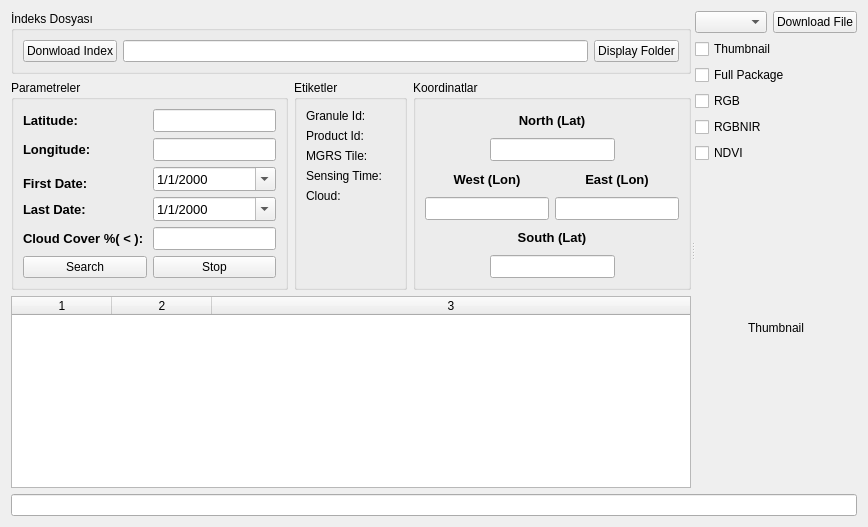
      <widget class="QWidget" name="tab_2_gcs_s2">
       <attribute name="title">
        <string>Sentinel 2</string>
       </attribute>
       <layout class="QGridLayout" name="gridLayout_8">
        <item row="0" column="0">
         <widget class="QSplitter" name="splitter">
          <property name="orientation">
           <enum>Qt::Horizontal</enum>
          </property>
          <widget class="QWidget" name="layoutWidget">
           <layout class="QVBoxLayout" name="verticalLayout_6">
            <item>
             <widget class="QGroupBox" name="groupBox_2">
              <property name="title">
               <string>İndeks Dosyası</string>
              </property>
              <layout class="QHBoxLayout" name="horizontalLayout_8">
               <item>
                <widget class="QPushButton" name="pushButton_DownloadIndex_S2">
                 <property name="text">
                  <string>Donwload Index</string>
                 </property>
                </widget>
               </item>
               <item>
                <widget class="QLineEdit" name="lineEdit_Index_S2"/>
               </item>
               <item>
                <widget class="QPushButton" name="pushButton_ShowIndex_S2">
                 <property name="text">
                  <string>Display Folder</string>
                 </property>
                </widget>
               </item>
              </layout>
             </widget>
            </item>
            <item>
             <layout class="QHBoxLayout" name="horizontalLayout_9">
              <item>
               <widget class="QGroupBox" name="groupBox_Parameters_2">
                <property name="title">
                 <string>Parametreler</string>
                </property>
                <layout class="QGridLayout" name="gridLayout_9">
                 <item row="0" column="0">
                  <widget class="QLabel" name="Label_Lat_S2">
                   <property name="font">
                    <font>
                     <pointsize>10</pointsize>
                     <weight>75</weight>
                     <bold>true</bold>
                    </font>
                   </property>
                   <property name="text">
                    <string>Latitude:</string>
                   </property>
                  </widget>
                 </item>
                 <item row="1" column="0">
                  <widget class="QLabel" name="Label_Lon_S2">
                   <property name="font">
                    <font>
                     <pointsize>10</pointsize>
                     <weight>75</weight>
                     <bold>true</bold>
                    </font>
                   </property>
                   <property name="text">
                    <string>Longitude: </string>
                   </property>
                  </widget>
                 </item>
                 <item row="5" column="1">
                  <widget class="QLineEdit" name="LineEdit_Cloud_S2">
                   <property name="font">
                    <font>
                     <pointsize>10</pointsize>
                    </font>
                   </property>
                   <property name="inputMethodHints">
                    <set>Qt::ImhFormattedNumbersOnly</set>
                   </property>
                  </widget>
                 </item>
                 <item row="4" column="1">
                  <widget class="QDateEdit" name="dateEdit_last_S2">
                   <property name="font">
                    <font>
                     <pointsize>10</pointsize>
                    </font>
                   </property>
                   <property name="displayFormat">
                    <string>d/M/yyyy</string>
                   </property>
                   <property name="calendarPopup">
                    <bool>true</bool>
                   </property>
                  </widget>
                 </item>
                 <item row="5" column="0">
                  <widget class="QLabel" name="Label_Cloud_S2">
                   <property name="font">
                    <font>
                     <pointsize>10</pointsize>
                     <weight>75</weight>
                     <bold>true</bold>
                    </font>
                   </property>
                   <property name="text">
                    <string>Cloud Cover %( &lt; ): </string>
                   </property>
                  </widget>
                 </item>
                 <item row="4" column="0">
                  <widget class="QLabel" name="Label_LastDate_S2">
                   <property name="font">
                    <font>
                     <pointsize>10</pointsize>
                     <weight>75</weight>
                     <bold>true</bold>
                    </font>
                   </property>
                   <property name="text">
                    <string>Last Date:</string>
                   </property>
                  </widget>
                 </item>
                 <item row="1" column="1">
                  <widget class="QLineEdit" name="LineEdit_Lon_S2">
                   <property name="font">
                    <font>
                     <pointsize>10</pointsize>
                    </font>
                   </property>
                   <property name="inputMethodHints">
                    <set>Qt::ImhFormattedNumbersOnly</set>
                   </property>
                  </widget>
                 </item>
                 <item row="0" column="1">
                  <widget class="QLineEdit" name="LineEdit_Lat_S2">
                   <property name="font">
                    <font>
                     <pointsize>10</pointsize>
                    </font>
                   </property>
                   <property name="inputMethodHints">
                    <set>Qt::ImhFormattedNumbersOnly</set>
                   </property>
                  </widget>
                 </item>
                 <item row="3" column="0">
                  <widget class="QLabel" name="Label_FirstDate_S2">
                   <property name="font">
                    <font>
                     <pointsize>10</pointsize>
                     <weight>75</weight>
                     <bold>true</bold>
                    </font>
                   </property>
                   <property name="text">
                    <string>First Date:</string>
                   </property>
                  </widget>
                 </item>
                 <item row="2" column="1" rowspan="2">
                  <widget class="QDateEdit" name="dateEdit_first_S2">
                   <property name="font">
                    <font>
                     <pointsize>10</pointsize>
                    </font>
                   </property>
                   <property name="displayFormat">
                    <string>d/M/yyyy</string>
                   </property>
                   <property name="calendarPopup">
                    <bool>true</bool>
                   </property>
                  </widget>
                 </item>
                 <item row="6" column="0">
                  <widget class="QPushButton" name="pushButton_search_S2">
                   <property name="text">
                    <string>Search</string>
                   </property>
                  </widget>
                 </item>
                 <item row="6" column="1">
                  <widget class="QPushButton" name="pushButton_stop_S2">
                   <property name="text">
                    <string>Stop</string>
                   </property>
                  </widget>
                 </item>
                </layout>
               </widget>
              </item>
              <item>
               <widget class="QGroupBox" name="groupBox_Labels_2">
                <property name="title">
                 <string>Etiketler</string>
                </property>
                <layout class="QHBoxLayout" name="horizontalLayout_10">
                 <item>
                  <layout class="QFormLayout" name="formLayout_2">
                   <item row="0" column="0">
                    <widget class="QLabel" name="Label_SceneId_S2">
                     <property name="text">
                      <string>Granule Id:</string>
                     </property>
                    </widget>
                   </item>
                   <item row="0" column="1">
                    <widget class="QLabel" name="label_1_S2">
                     <property name="layoutDirection">
                      <enum>Qt::LeftToRight</enum>
                     </property>
                     <property name="text">
                      <string/>
                     </property>
                    </widget>
                   </item>
                   <item row="1" column="0">
                    <widget class="QLabel" name="Label_ProductId_S2">
                     <property name="text">
                      <string>Product Id:</string>
                     </property>
                    </widget>
                   </item>
                   <item row="1" column="1">
                    <widget class="QLabel" name="label_2_S2">
                     <property name="text">
                      <string/>
                     </property>
                    </widget>
                   </item>
                   <item row="2" column="0">
                    <widget class="QLabel" name="Label_SpacecraftId_S2">
                     <property name="text">
                      <string>MGRS Tile:</string>
                     </property>
                    </widget>
                   </item>
                   <item row="2" column="1">
                    <widget class="QLabel" name="label_3_S2">
                     <property name="text">
                      <string/>
                     </property>
                    </widget>
                   </item>
                   <item row="3" column="0">
                    <widget class="QLabel" name="Label_SensorId_S2">
                     <property name="text">
                      <string>Sensing Time:</string>
                     </property>
                    </widget>
                   </item>
                   <item row="3" column="1">
                    <widget class="QLabel" name="label_4_S2">
                     <property name="text">
                      <string/>
                     </property>
                    </widget>
                   </item>
                   <item row="4" column="0">
                    <widget class="QLabel" name="Label_CloudCover_S2">
                     <property name="text">
                      <string>Cloud:</string>
                     </property>
                    </widget>
                   </item>
                   <item row="4" column="1">
                    <widget class="QLabel" name="label_5_S2">
                     <property name="text">
                      <string/>
                     </property>
                    </widget>
                   </item>
                  </layout>
                 </item>
                </layout>
               </widget>
              </item>
              <item>
               <widget class="QGroupBox" name="groupBox_Coordinates_2">
                <property name="title">
                 <string>Koordinatlar</string>
                </property>
                <layout class="QGridLayout" name="gridLayout_10">
                 <item row="0" column="0">
                  <layout class="QGridLayout" name="gridLayout_11">
                   <item row="0" column="0">
                    <layout class="QVBoxLayout" name="verticalLayout_7">
                     <item>
                      <widget class="QLabel" name="Label_North_S2">
                       <property name="font">
                        <font>
                         <pointsize>10</pointsize>
                         <weight>75</weight>
                         <bold>true</bold>
                        </font>
                       </property>
                       <property name="text">
                        <string>North (Lat)</string>
                       </property>
                       <property name="alignment">
                        <set>Qt::AlignCenter</set>
                       </property>
                      </widget>
                     </item>
                     <item>
                      <layout class="QHBoxLayout" name="horizontalLayout_11">
                       <item>
                        <spacer name="horizontalSpacer_6">
                         <property name="orientation">
                          <enum>Qt::Horizontal</enum>
                         </property>
                         <property name="sizeHint" stdset="0">
                          <size>
                           <width>40</width>
                           <height>20</height>
                          </size>
                         </property>
                        </spacer>
                       </item>
                       <item>
                        <widget class="QLineEdit" name="LineEdit_North_S2">
                         <property name="font">
                          <font>
                           <pointsize>10</pointsize>
                          </font>
                         </property>
                         <property name="inputMethodHints">
                          <set>Qt::ImhFormattedNumbersOnly</set>
                         </property>
                         <property name="text">
                          <string/>
                         </property>
                        </widget>
                       </item>
                       <item>
                        <spacer name="horizontalSpacer_7">
                         <property name="orientation">
                          <enum>Qt::Horizontal</enum>
                         </property>
                         <property name="sizeHint" stdset="0">
                          <size>
                           <width>40</width>
                           <height>20</height>
                          </size>
                         </property>
                        </spacer>
                       </item>
                      </layout>
                     </item>
                    </layout>
                   </item>
                   <item row="1" column="0">
                    <layout class="QHBoxLayout" name="horizontalLayout_12">
                     <item>
                      <layout class="QVBoxLayout" name="verticalLayout_8">
                       <item>
                        <widget class="QLabel" name="Label_West_S2">
                         <property name="font">
                          <font>
                           <pointsize>10</pointsize>
                           <weight>75</weight>
                           <bold>true</bold>
                          </font>
                         </property>
                         <property name="text">
                          <string>West (Lon)</string>
                         </property>
                         <property name="alignment">
                          <set>Qt::AlignCenter</set>
                         </property>
                        </widget>
                       </item>
                       <item>
                        <widget class="QLineEdit" name="LineEdit_West_S2">
                         <property name="font">
                          <font>
                           <pointsize>10</pointsize>
                          </font>
                         </property>
                         <property name="inputMethodHints">
                          <set>Qt::ImhFormattedNumbersOnly</set>
                         </property>
                         <property name="text">
                          <string/>
                         </property>
                        </widget>
                       </item>
                      </layout>
                     </item>
                     <item>
                      <layout class="QVBoxLayout" name="verticalLayout_9">
                       <item>
                        <widget class="QLabel" name="Label_East_S2">
                         <property name="font">
                          <font>
                           <pointsize>10</pointsize>
                           <weight>75</weight>
                           <bold>true</bold>
                          </font>
                         </property>
                         <property name="text">
                          <string>East (Lon)</string>
                         </property>
                         <property name="alignment">
                          <set>Qt::AlignCenter</set>
                         </property>
                        </widget>
                       </item>
                       <item>
                        <widget class="QLineEdit" name="LineEdit_East_S2">
                         <property name="font">
                          <font>
                           <pointsize>10</pointsize>
                          </font>
                         </property>
                         <property name="inputMethodHints">
                          <set>Qt::ImhFormattedNumbersOnly</set>
                         </property>
                         <property name="text">
                          <string/>
                         </property>
                        </widget>
                       </item>
                      </layout>
                     </item>
                    </layout>
                   </item>
                   <item row="2" column="0">
                    <layout class="QVBoxLayout" name="verticalLayout_10">
                     <item>
                      <widget class="QLabel" name="Label_South_S2">
                       <property name="font">
                        <font>
                         <pointsize>10</pointsize>
                         <weight>75</weight>
                         <bold>true</bold>
                        </font>
                       </property>
                       <property name="text">
                        <string>South (Lat)</string>
                       </property>
                       <property name="alignment">
                        <set>Qt::AlignCenter</set>
                       </property>
                      </widget>
                     </item>
                     <item>
                      <layout class="QHBoxLayout" name="horizontalLayout_13">
                       <item>
                        <spacer name="horizontalSpacer_9">
                         <property name="orientation">
                          <enum>Qt::Horizontal</enum>
                         </property>
                         <property name="sizeHint" stdset="0">
                          <size>
                           <width>40</width>
                           <height>20</height>
                          </size>
                         </property>
                        </spacer>
                       </item>
                       <item>
                        <widget class="QLineEdit" name="LineEdit_South_S2">
                         <property name="font">
                          <font>
                           <pointsize>10</pointsize>
                          </font>
                         </property>
                         <property name="inputMethodHints">
                          <set>Qt::ImhFormattedNumbersOnly</set>
                         </property>
                         <property name="text">
                          <string/>
                         </property>
                        </widget>
                       </item>
                       <item>
                        <spacer name="horizontalSpacer_10">
                         <property name="orientation">
                          <enum>Qt::Horizontal</enum>
                         </property>
                         <property name="sizeHint" stdset="0">
                          <size>
                           <width>40</width>
                           <height>20</height>
                          </size>
                         </property>
                        </spacer>
                       </item>
                      </layout>
                     </item>
                    </layout>
                   </item>
                  </layout>
                 </item>
                </layout>
               </widget>
              </item>
             </layout>
            </item>
            <item>
             <widget class="QTableWidget" name="tableWidget_datas_S2">
              <property name="layoutDirection">
               <enum>Qt::LeftToRight</enum>
              </property>
              <property name="dragEnabled">
               <bool>true</bool>
              </property>
              <property name="alternatingRowColors">
               <bool>true</bool>
              </property>
              <property name="selectionBehavior">
               <enum>QAbstractItemView::SelectRows</enum>
              </property>
              <property name="gridStyle">
               <enum>Qt::SolidLine</enum>
              </property>
              <property name="sortingEnabled">
               <bool>true</bool>
              </property>
              <property name="columnCount">
               <number>3</number>
              </property>
              <attribute name="horizontalHeaderCascadingSectionResizes">
               <bool>true</bool>
              </attribute>
              <attribute name="horizontalHeaderStretchLastSection">
               <bool>true</bool>
              </attribute>
              <attribute name="verticalHeaderCascadingSectionResizes">
               <bool>true</bool>
              </attribute>
              <attribute name="verticalHeaderShowSortIndicator" stdset="0">
               <bool>true</bool>
              </attribute>
              <attribute name="verticalHeaderStretchLastSection">
               <bool>true</bool>
              </attribute>
              <column/>
              <column/>
              <column/>
             </widget>
            </item>
           </layout>
          </widget>
          <widget class="QWidget" name="layoutWidget">
           <layout class="QGridLayout" name="gridLayout_12">
            <item row="0" column="0">
             <layout class="QHBoxLayout" name="horizontalLayout_14">
              <item>
               <widget class="QComboBox" name="comboBox_Bands_S2"/>
              </item>
              <item>
               <widget class="QPushButton" name="pushButton_DownloadImage_S2">
                <property name="text">
                 <string>Download File</string>
                </property>
               </widget>
              </item>
             </layout>
            </item>
            <item row="1" column="0">
             <widget class="QCheckBox" name="checkBox_Thumbnail_S2">
              <property name="text">
               <string>Thumbnail</string>
              </property>
             </widget>
            </item>
            <item row="3" column="0">
             <widget class="QCheckBox" name="checkBox_Rgb_S2">
              <property name="text">
               <string>RGB</string>
              </property>
             </widget>
            </item>
            <item row="5" column="0">
             <widget class="QCheckBox" name="checkBox_Ndvi_S2">
              <property name="text">
               <string>NDVI</string>
              </property>
             </widget>
            </item>
            <item row="4" column="0">
             <widget class="QCheckBox" name="checkBox_RgbNir_S2">
              <property name="text">
               <string>RGBNIR</string>
              </property>
             </widget>
            </item>
            <item row="2" column="0">
             <widget class="QCheckBox" name="checkBox_FullPackage_S2">
              <property name="text">
               <string>Full Package</string>
              </property>
             </widget>
            </item>
            <item row="6" column="0">
             <widget class="QLabel" name="S2_Label">
              <property name="text">
               <string>&lt;html&gt;&lt;head/&gt;&lt;body&gt;&lt;p align=&quot;center&quot;&gt;Thumbnail&lt;/p&gt;&lt;/body&gt;&lt;/html&gt;</string>
              </property>
             </widget>
            </item>
           </layout>
          </widget>
         </widget>
        </item>
        <item row="1" column="0">
         <widget class="QLineEdit" name="lineEdit_Info_S2">
          <property name="readOnly">
           <bool>true</bool>
          </property>
          <property name="clearButtonEnabled">
           <bool>true</bool>
          </property>
         </widget>
        </item>
       </layout>
      </widget>
